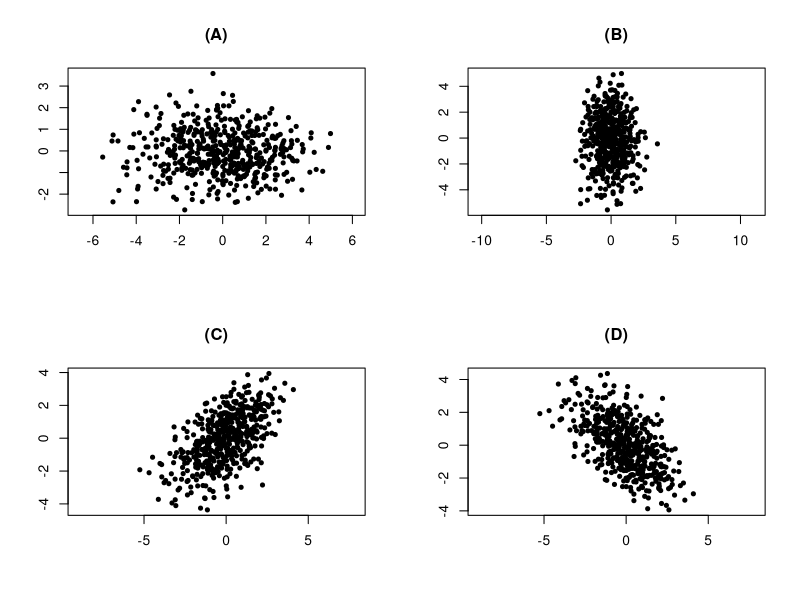

The R source for this figure:
x = 2*rnorm(500)
y = rnorm(500)
png('covex.png')
par(mfrow=c(2,2))
plot(x,y,xlab='',ylab='',pch=20,asp=1,main='(A)')
plot(y,x,xlab='',ylab='',pch=20,asp=1,main='(B)')
plot((x+y)/sqrt(2),(x-y)/sqrt(2),xlab='',ylab='',pch=20,asp=1,main='(C)')
plot((x+y)/sqrt(2),(y-x)/sqrt(2),xlab='',ylab='',pch=20,asp=1,main='(D)')
dev.off()
